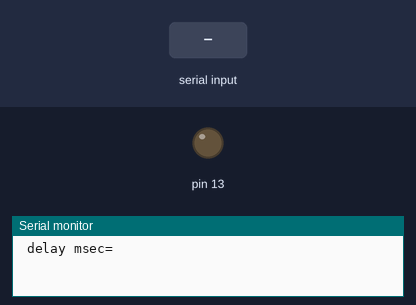
A sketch run on a simulated Arduino Uno, built with avr-gcc and run on an emulated ATmega328P. On the bench: output pins drawn as LEDs (lit = HIGH), the last lines printed to the serial monitor. Dashed ring = blinking. The inputs (shaded band) are chosen by the test bench.

Above: at 0.8 s.
0.9 s: "90,45\n" received over Serial
At 1.24 s:
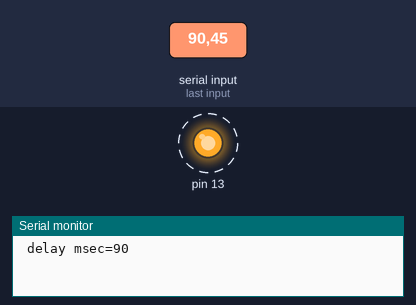
Timing chart, 0 to 9.9 s (numbered marks = the images above; inputs shaded):
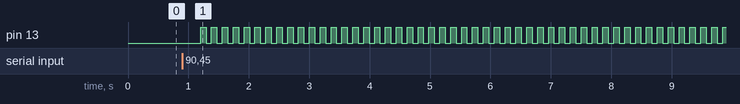

Measured:
- after the input at 0.9 s, pin 13: alternates HIGH for 0.09 s and LOW for 0.09 s, starting after 0.30 s

The sketch:

sample7_8.ino
```cpp
int dn; // LED 깜빡임 대기 시간

void setup() {
  Serial.begin(115200);
  Serial.print(" delay msec=");
  dn= readKeybord().toInt(); // 키보드 입력 값(정수) 설정
  Serial.println(dn);
  pinMode(13,OUTPUT);
}
void loop() {
  digitalWrite(13,HIGH);
  delay(dn);            // 키보드로 입력한 대기 시간
  digitalWrite(13,LOW);
  delay(dn);            // 키보드로 입력한 대기 시간
}
// 키보드 입력을 설정하는 함수
String readKeybord() {
  char str[100];
  char ch;
  int i=0;
  boolean sw=true;
  long tms;
  while( sw ) {
    ch = Serial.read();
    if(ch>=0 && ch<=127)
    {
      tms=millis();
      str[i]=ch;
      i++;
    }
    else if ((millis()-tms>300) && (i> 0 ))
    {
      str[i]=0;
      sw =false;
    }
  }
  return String(str);
}
```
